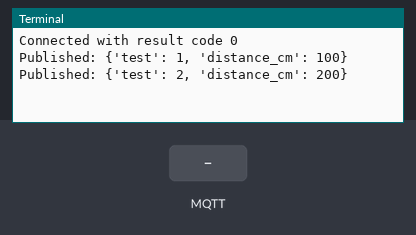
A program run on a simulated Raspberry Pi (BCM pin numbers). Parts: the last lines printed to the terminal. The test bench sets the inputs (shaded band). No MQTT or app messages arrive unless stated.

Above: at 1.3 s.
1.4 s: MQTT message "1" arrives on the first subscribed topic
At 2.0 s:
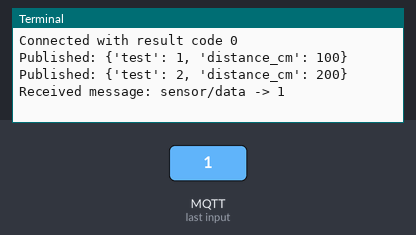
2.9 s: MQTT message "on" arrives on the first subscribed topic
At 3.08 s:
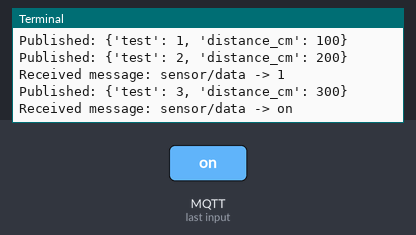
4.4 s: MQTT message "off" arrives on the first subscribed topic
At 5.0 s:
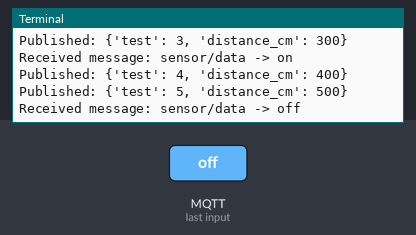

Measured:
- after the input at 1.4 s, the terminal: prints a new line at once (image 1)
- after the input at 2.9 s, the terminal: prints a new line at once (image 2)
- after the input at 4.4 s, the terminal: prints a new line at once (image 3)

The program:

mqtt_test2_1111.py
```python
import time
import json
from gpiozero import DistanceSensor
import paho.mqtt.client as mqtt

# MQTT 설정
mqtt_broker = "192.168.100.104"
mqtt_port = 1883
mqtt_topic = "sensor/data"      # 데이터를 송신할 토픽
control_topic = "command/data"  # 데이터를 수신할 토픽

client = mqtt.Client()
#client.username_pw_set(username="rpi5", password="ssafyi11C102!!")

cnt = 0

def on_connect(client, userdata, flags, rc):
    if rc == 0:
        print("Connected with result code " + str(rc))
        client.subscribe(mqtt_topic)  # 데이터를 수신할 토픽을 구독합니다.
    else:
        print("Failed to connect, return code " + str(rc))

def on_disconnect(client, userdata, rc):
    print("Disconnected with result code " + str(rc))

def on_message(client, userdata, msg):
    # 메시지 수신 시 호출되는 콜백 함수입니다.
    print(f"Received message: {msg.topic} -> {msg.payload.decode()}")

client.on_connect = on_connect
client.on_disconnect = on_disconnect
client.on_message = on_message

# MQTT 브로커에 연결
try:
    client.connect(mqtt_broker, mqtt_port, 60)
    client.loop_start()
except Exception as e:
    print(f"Could not connect to MQTT Broker: {e}")
    exit()

try:
    while True:
        # 센서 데이터 수집 및 발행
        cnt += 1
        distance = cnt * 100  # 예시 데이터 (cm로 변환)
        payload = {
            'test': cnt,
            'distance_cm': round(distance, 2)
        }
        # 데이터를 송신할 토픽에 발행
        client.publish(mqtt_topic, json.dumps(payload), qos=1)
        print(f"Published: {payload}")
        time.sleep(1)

except KeyboardInterrupt:
    print("종료")

finally:
    # MQTT 연결 종료
    client.disconnect()
    client.loop_stop()
```
